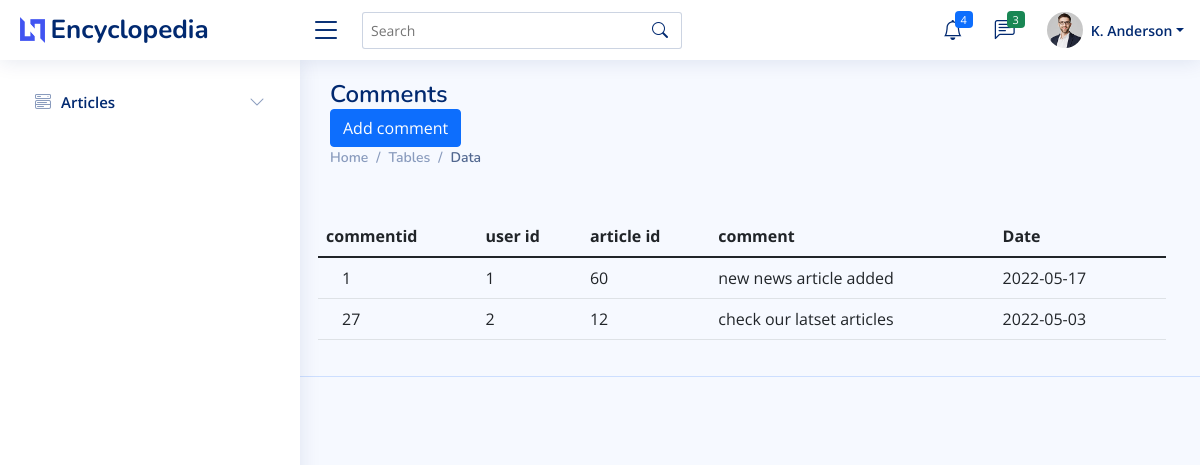
Screenshot of /views/admin/allcomments.php with the database file from the repository.
### tables this page shows
CREATE TABLE `comments` (
  `comment_id` int(11) NOT NULL,
  `user_id` int(11) NOT NULL,
  `article_id` int(11) NOT NULL,
  `comment` varchar(50) NOT NULL,
  `date` date NOT NULL
);

### controllers/commentController.php (called while the page is built, shortened)
<?php
require_once '../../Controllers/DBConnectionController.php';
 class commentController
{     protected $db;
    public function getallcomments()
    {
         $this->db =new DBConnectionController;
         if($this->db->openConnection())
         {
            $query="SELECT comment_id,user_id, article_id, comment, date FROM Comments";
            return $this->db->select($query);
         }
         else
         {
            echo "Error in Database Connection";
            return false;
         }
    }
}
?>

### controllers/DBConnectionController.php (called while the page is built, shortened)
<?php
class DBConnectionController{
    public $dbhost = "localhost";
    public $dbuser ="root";
    public $dbpassword="";
    public $dbname="encyclopidia_2";
    public $connection;
    public function openConnection()
    {
        $this->connection= new mysqli($this->dbhost,$this->dbuser,$this->dbpassword,$this->dbname);
        if($this->connection->connect_error)
        {
            echo 'error in connection: ' . $this->connection->connect_error;
            return false;
        }
        else
        {
            return true;
        }
    }
    public function select($qry)
    {
        $result=$this->connection->query($qry);
        if(!$result)
        {
            echo "Error : ".mysqli_error($this->connection);
            return false;
        }
        else
        {
             return $result->fetch_all(MYSQLI_ASSOC);
        }
    }
}
?>

### views/admin/allcomments.php (the view, shortened to what this page needs)
<?php
require_once '../../controllers/commentController.php';
$commentController = new commentController;
$comments=$commentController->getallcomments();
?>
<!DOCTYPE html>
<html lang="en">
<head>
  <link href="assets/vendor/bootstrap/css/bootstrap.min.css" rel="stylesheet">
  <link href="assets/vendor/bootstrap-icons/bootstrap-icons.css" rel="stylesheet">
  <link href="assets/vendor/boxicons/css/boxicons.min.css" rel="stylesheet">
  <link href="assets/vendor/quill/quill.snow.css" rel="stylesheet">
  <link href="assets/vendor/quill/quill.bubble.css" rel="stylesheet">
  <link href="assets/vendor/remixicon/remixicon.css" rel="stylesheet">
  <link href="assets/vendor/simple-datatables/style.css" rel="stylesheet">
  <link href="assets/css/style.css" rel="stylesheet">
</head>
<body>
  <header id="header" class="header fixed-top d-flex align-items-center">
    <div class="d-flex align-items-center justify-content-between">
      <a href="index.html" class="logo d-flex align-items-center">
        <img src="assets/img/logo.png" alt="">
        <span class="d-none d-lg-block">Encyclopedia</span>
      </a>
      <i class="bi bi-list toggle-sidebar-btn"></i>
    </div>
    <div class="search-bar">
      <form class="search-form d-flex align-items-center" method="POST" action="#">
        <input type="text" name="query" placeholder="Search" title="Enter search keyword">
        <button type="submit" title="Search"><i class="bi bi-search"></i></button>
      </form>
    </div>
    <nav class="header-nav ms-auto">
      <ul class="d-flex align-items-center">
        <li class="nav-item dropdown">
          <a class="nav-link nav-icon" href="#" data-bs-toggle="dropdown">
            <i class="bi bi-bell"></i>
            <span class="badge bg-primary badge-number">4</span>
          </a>
        </li>
        <li class="nav-item dropdown">
          <a class="nav-link nav-icon" href="#" data-bs-toggle="dropdown">
            <i class="bi bi-chat-left-text"></i>
            <span class="badge bg-success badge-number">3</span>
          </a>
        </li>
        <li class="nav-item dropdown pe-3">
          <a class="nav-link nav-profile d-flex align-items-center pe-0" href="#" data-bs-toggle="dropdown">
            <img src="assets/img/profile-img.jpg" alt="Profile" class="rounded-circle">
            <span class="d-none d-md-block dropdown-toggle ps-2">K. Anderson</span>
          </a>
        </li>
      </ul>
    </nav>
  </header>
  <aside id="sidebar" class="sidebar">
    <ul class="sidebar-nav" id="sidebar-nav">
      <li class="nav-item">
        <a class="nav-link collapsed" data-bs-target="#components-nav" data-bs-toggle="collapse" href="#">
          <i class="bi bi-menu-button-wide"></i><span>Articles</span><i class="bi bi-chevron-down ms-auto"></i>
        </a>
      </li>
    </ul>
  </aside>
  <main id="main" class="main">
    <div class="pagetitle">
      <h1>Comments</h1>
      <a href="Addcomment.php">
      <button type="button" class="btn btn-primary">Add comment</button>
      <nav>
        <ol class="breadcrumb">
          <li class="breadcrumb-item"><a href="index.html">Home</a></li>
          <li class="breadcrumb-item">Tables</li>
          <li class="breadcrumb-item active">Data</li>
        </ol>
      </nav>
    </div>
    <section class="section">
      <div class="row">
      <form id="formAuthentication"  method="post"    class="row g-3 >
      <?php
              if (count($comments) == 0) {
              ?>
                <div class="alert alert-danger" role="alert">No Available comments</div>
              <?php
              } else {
              ?>
                <div class="table-responsive text-nowrap">
                  <table class="table">
                    <thead>
                      <tr>
                        <th>commentid</th>
                        <th>user id</th>
                        <th>article id</th>
                        <th>comment</th>
                        <th>Date</th>
                      </tr>
                    </thead>
                    <tbody class="table-border-bottom-0">
                      <?php
                      foreach ($comments as $comments) {
                      ?>
                        <tr>
                          <td><i class="fab fa-angular fa-lg text-danger me-3"></i> <?php echo $comments["comment_id"] ?></td>
                          <td><?php echo $comments["user_id"] ?></td>
                          <td>
                            <?php echo $comments['article_id'] ?>
                          </td>
                          <td><?php echo $comments["comment"] ?></td>
                          <td><?php echo $comments["date"] ?></td>
                          <td>
                          </td>
                        </tr>
                      <?php
                      }
                      ?>
                    </tbody>
                  </table>
                </div>
              <?php
              }
              ?>
    </section>
  </main>
  <footer id="footer" class="footer">
  <ul class="d-flex align-items-center">
  <ul class="d-flex align-items-center">
</body>
</html>

### views/admin/assets/css/style.css (style rules this page uses)
:root { scroll-behavior: smooth; }
body { font-family: "Open Sans", sans-serif; background: #f6f9ff; color: #444444; }
a { color: #4154f1; text-decoration: none; }
h1, h2, h3, h4, h5, h6 { font-family: "Nunito", sans-serif; }
#main { margin-top: 60px; padding: 20px 30px; transition: all 0.3s; }
.pagetitle { margin-bottom: 10px; }
.pagetitle h1 { font-size: 24px; margin-bottom: 0; font-weight: 600; color: #012970; }
.breadcrumb { font-size: 14px; font-family: "Nunito", sans-serif; color: #899bbd; font-weight: 600; }
.breadcrumb a { color: #899bbd; transition: 0.3s; }
.breadcrumb .breadcrumb-item::before { color: #899bbd; }
.breadcrumb .active { color: #51678f; font-weight: 600; }
.logo { line-height: 1; }
@media (min-width: 1200px) { .logo { width: 280px; } }
.logo img { max-height: 26px; margin-right: 6px; }
.logo span { font-size: 26px; font-weight: 700; color: #012970; font-family: "Nunito", sans-serif; }
.header { transition: all 0.5s; z-index: 997; height: 60px; box-shadow: 0px 2px 20px rgba(1, 41, 112, 0.1); background-color: #fff; padding-left: 20px; }
.header .toggle-sidebar-btn { font-size: 32px; padding-left: 10px; cursor: pointer; color: #012970; }
.header .search-bar { min-width: 360px; padding: 0 20px; }
.header .search-form { width: 100%; }
.header .search-form input { border: 0; font-size: 14px; color: #012970; border: 1px solid rgba(1, 41, 112, 0.2); padding: 7px 38px 7px 8px; border-radius: 3px; transition: 0.3s; width: 100%; }
.header .search-form button { border: 0; padding: 0; margin-left: -30px; background: none; }
.header .search-form button i { color: #012970; }
.header-nav ul { list-style: none; }
.header-nav > ul { margin: 0; padding: 0; }
.header-nav .nav-icon { font-size: 20px; color: #012970; }
.header-nav .nav-profile { color: #012970; }
.header-nav .nav-profile img { max-height: 36px; }
.header-nav .nav-profile span { font-size: 14px; font-weight: 600; }
.header-nav .badge-number { position: absolute; inset: 4px 6px auto auto; font-weight: normal; font-size: 11px; padding: 3px 6px; }
.sidebar { position: fixed; top: 60px; left: 0; bottom: 0; width: 300px; z-index: 996; transition: all 0.3s; padding: 20px; overflow-y: auto; scrollbar-width: thin; scrollbar-color: #aab7cf transparent; box-shadow: 0px 0px 20px rgba(1, 41, 112, 0.1); background-color: #fff; }
@media (min-width: 1200px) { #main, #footer { margin-left: 300px; } }
.sidebar-nav { padding: 0; margin: 0; list-style: none; }
.sidebar-nav li { padding: 0; margin: 0; list-style: none; }
.sidebar-nav .nav-item { margin-bottom: 5px; }
.sidebar-nav .nav-link { display: flex; align-items: center; font-size: 15px; font-weight: 600; color: #4154f1; transition: 0.3; background: #f6f9ff; padding: 10px 15px; border-radius: 4px; }
.sidebar-nav .nav-link i { font-size: 16px; margin-right: 10px; color: #4154f1; }
.sidebar-nav .nav-link.collapsed { color: #012970; background: #fff; }
.sidebar-nav .nav-link.collapsed i { color: #899bbd; }
.sidebar-nav .nav-link .bi-chevron-down { margin-right: 0; transition: transform 0.2s ease-in-out; }
.footer { padding: 20px 0; font-size: 14px; transition: all 0.3s; border-top: 1px solid #cddfff; }

### rows the page displays
comments: comment_id "1", user "1", article "60", comment "new news article added", date "2022-05-17"
comments: comment_id "27", user "2", article "12", comment "check our latset articles", date "2022-05-03"
